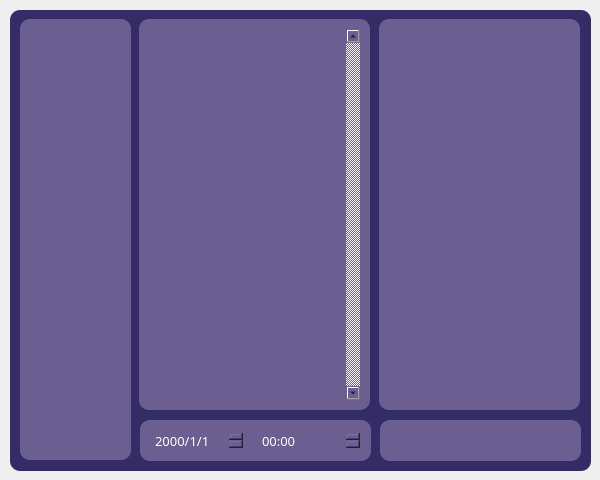
<?xml version="1.0" encoding="UTF-8"?>
<ui version="4.0">
 <class>MainWindow</class>
 <widget class="QMainWindow" name="MainWindow">
  <property name="geometry">
   <rect>
    <x>0</x>
    <y>0</y>
    <width>600</width>
    <height>480</height>
   </rect>
  </property>
  <property name="windowTitle">
   <string>MainWindow</string>
  </property>
  <widget class="QWidget" name="centralwidget">
   <widget class="QFrame" name="frame">
    <property name="geometry">
     <rect>
      <x>10</x>
      <y>10</y>
      <width>581</width>
      <height>461</height>
     </rect>
    </property>
    <property name="styleSheet">
     <string notr="true">background-color: rgb(51, 44, 102);
border-radius: 10px;</string>
    </property>
    <property name="frameShape">
     <enum>QFrame::StyledPanel</enum>
    </property>
    <property name="frameShadow">
     <enum>QFrame::Raised</enum>
    </property>
    <widget class="QFrame" name="frame_2">
     <property name="geometry">
      <rect>
       <x>10</x>
       <y>9</y>
       <width>111</width>
       <height>441</height>
      </rect>
     </property>
     <property name="styleSheet">
      <string notr="true">background-color: rgb(107, 95, 145);</string>
     </property>
     <property name="frameShape">
      <enum>QFrame::StyledPanel</enum>
     </property>
     <property name="frameShadow">
      <enum>QFrame::Raised</enum>
     </property>
    </widget>
    <widget class="QFrame" name="frame_3">
     <property name="geometry">
      <rect>
       <x>129</x>
       <y>9</y>
       <width>231</width>
       <height>391</height>
      </rect>
     </property>
     <property name="styleSheet">
      <string notr="true">background-color: rgb(107, 95, 145);</string>
     </property>
     <property name="frameShape">
      <enum>QFrame::StyledPanel</enum>
     </property>
     <property name="frameShadow">
      <enum>QFrame::Raised</enum>
     </property>
     <widget class="QTextEdit" name="textEdit_2">
      <property name="geometry">
       <rect>
        <x>10</x>
        <y>10</y>
        <width>211</width>
        <height>371</height>
       </rect>
      </property>
      <property name="styleSheet">
       <string notr="true">font: 14pt &quot;微軟正黑體&quot;;</string>
      </property>
      <property name="verticalScrollBarPolicy">
       <enum>Qt::ScrollBarAlwaysOn</enum>
      </property>
      <property name="horizontalScrollBarPolicy">
       <enum>Qt::ScrollBarAlwaysOff</enum>
      </property>
      <property name="sizeAdjustPolicy">
       <enum>QAbstractScrollArea::AdjustIgnored</enum>
      </property>
      <property name="readOnly">
       <bool>true</bool>
      </property>
     </widget>
    </widget>
    <widget class="QFrame" name="frame_4">
     <property name="geometry">
      <rect>
       <x>369</x>
       <y>9</y>
       <width>201</width>
       <height>391</height>
      </rect>
     </property>
     <property name="styleSheet">
      <string notr="true">background-color: rgb(107, 95, 145);</string>
     </property>
     <property name="frameShape">
      <enum>QFrame::StyledPanel</enum>
     </property>
     <property name="frameShadow">
      <enum>QFrame::Raised</enum>
     </property>
     <widget class="QTextEdit" name="textEdit">
      <property name="geometry">
       <rect>
        <x>13</x>
        <y>10</y>
        <width>181</width>
        <height>371</height>
       </rect>
      </property>
      <property name="styleSheet">
       <string notr="true">font: 14pt &quot;微軟正黑體&quot;;</string>
      </property>
      <property name="verticalScrollBarPolicy">
       <enum>Qt::ScrollBarAlwaysOff</enum>
      </property>
      <property name="horizontalScrollBarPolicy">
       <enum>Qt::ScrollBarAlwaysOff</enum>
      </property>
      <property name="sizeAdjustPolicy">
       <enum>QAbstractScrollArea::AdjustIgnored</enum>
      </property>
      <property name="readOnly">
       <bool>true</bool>
      </property>
     </widget>
    </widget>
    <widget class="QFrame" name="frame_5">
     <property name="geometry">
      <rect>
       <x>370</x>
       <y>410</y>
       <width>201</width>
       <height>41</height>
      </rect>
     </property>
     <property name="styleSheet">
      <string notr="true">background-color: rgb(107, 95, 145);</string>
     </property>
     <property name="frameShape">
      <enum>QFrame::StyledPanel</enum>
     </property>
     <property name="frameShadow">
      <enum>QFrame::Raised</enum>
     </property>
     <widget class="QLineEdit" name="lineEdit">
      <property name="geometry">
       <rect>
        <x>10</x>
        <y>9</y>
        <width>181</width>
        <height>21</height>
       </rect>
      </property>
      <property name="styleSheet">
       <string notr="true">font: 14pt &quot;微軟正黑體&quot;;</string>
      </property>
     </widget>
    </widget>
    <widget class="QFrame" name="frame_6">
     <property name="geometry">
      <rect>
       <x>130</x>
       <y>410</y>
       <width>231</width>
       <height>41</height>
      </rect>
     </property>
     <property name="styleSheet">
      <string notr="true">background-color: rgb(107, 95, 145);</string>
     </property>
     <property name="frameShape">
      <enum>QFrame::StyledPanel</enum>
     </property>
     <property name="frameShadow">
      <enum>QFrame::Raised</enum>
     </property>
     <widget class="QDateEdit" name="dateEdit">
      <property name="geometry">
       <rect>
        <x>13</x>
        <y>10</y>
        <width>91</width>
        <height>21</height>
       </rect>
      </property>
      <property name="font">
       <font>
        <family>Arial Black</family>
        <pointsize>10</pointsize>
        <weight>50</weight>
        <italic>false</italic>
        <bold>false</bold>
       </font>
      </property>
      <property name="styleSheet">
       <string notr="true">color: rgb(255, 255, 255);
font: 10pt &quot;Arial Black&quot;;</string>
      </property>
      <property name="currentSection">
       <enum>QDateTimeEdit::DaySection</enum>
      </property>
      <property name="displayFormat">
       <string>yyyy/M/d</string>
      </property>
     </widget>
     <widget class="QTimeEdit" name="timeEdit">
      <property name="geometry">
       <rect>
        <x>120</x>
        <y>10</y>
        <width>101</width>
        <height>21</height>
       </rect>
      </property>
      <property name="font">
       <font>
        <family>Arial Black</family>
        <pointsize>10</pointsize>
        <weight>50</weight>
        <italic>false</italic>
        <bold>false</bold>
       </font>
      </property>
      <property name="styleSheet">
       <string notr="true">color: rgb(255, 255, 255);
font: 10pt &quot;Arial Black&quot;;</string>
      </property>
      <property name="currentSection">
       <enum>QDateTimeEdit::HourSection</enum>
      </property>
      <property name="displayFormat">
       <string>hh:mm</string>
      </property>
     </widget>
    </widget>
   </widget>
  </widget>
 </widget>
 <resources/>
 <connections/>
</ui>
